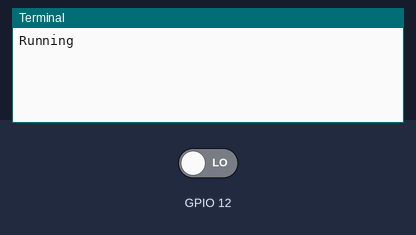
This program was run on a simulated Raspberry Pi (BCM pin numbers). On the bench: the last lines printed to the terminal. The test bench sets the inputs (shaded band); at power-on: GPIO 12 LOW.

Above: at 1.2 s.
1.3 s: GPIO 12 driven HIGH
At 2.5 s:
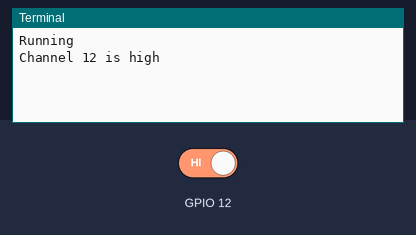
2.8 s: GPIO 12 driven LOW
At 3.9 s:
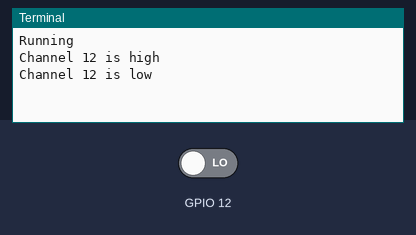

Measured:
- after the input at 1.3 s, the terminal: prints a new line at once (image 1)
- after the input at 2.8 s, the terminal: prints a new line at once (image 2)

The program:

read_wire_callback.py
```python
import time
import RPi.GPIO as GPIO

# This is a callback function that will be called whenever we have a high/low
# or low/high change in the signal.
def my_callback(channel):
	if GPIO.input(channel):
		print("Channel {} is high".format(channel))
	else:
		print("Channel {} is low".format(channel))

# Set pin 12 up for input
GPIO.setmode(GPIO.BCM)
GPIO.setup(12, GPIO.IN)

# Now we have to 'register' the callback function so that the GPIO library
# will call the function when the change occurs on pin 12. The BOTH means
# it is called on both rising and falling changes.
GPIO.add_event_detect(12, GPIO.BOTH, callback=my_callback)

# Now just wait forever.
print("Running")
while True:
    time.sleep(10)
    print("Still running")
```
